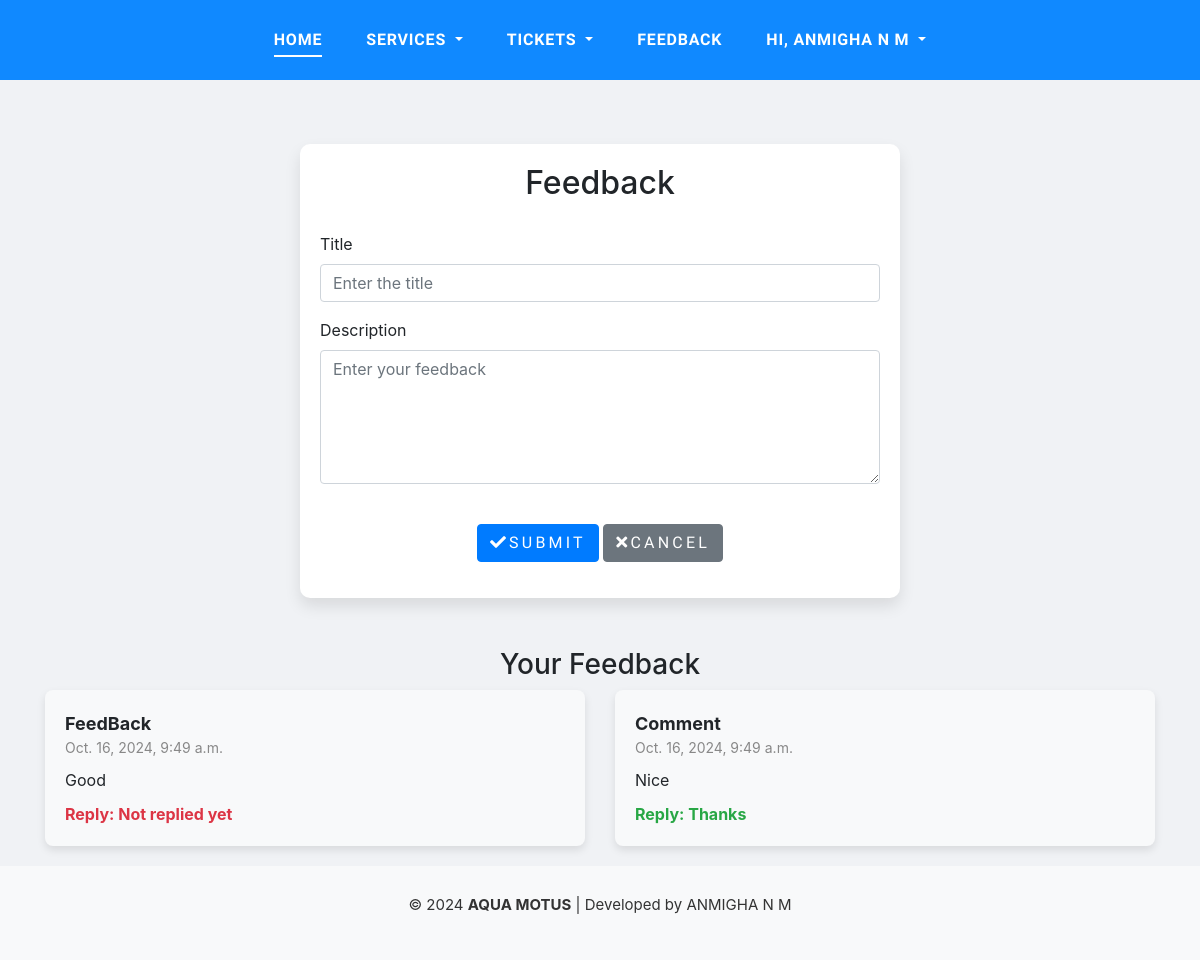
Page /User/feedback/ (signed in) on the earlier database version.
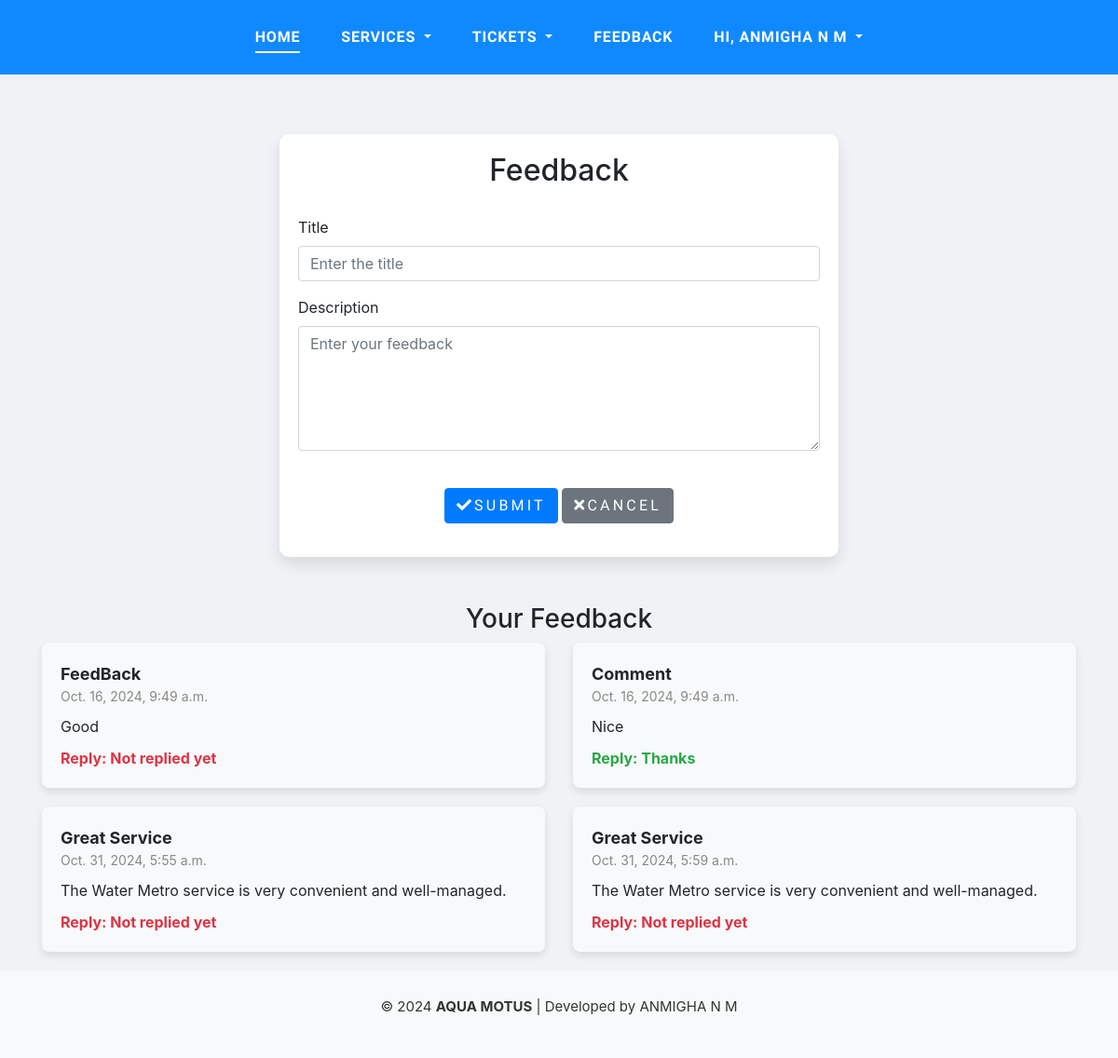
Same page on the later database version.
### Guest/models.py (models this page shows, shortened)
class CustomDetails(AbstractUser):
    ROLE_CHOICES = [
        ('admin', 'Admin'),
        ('stationmaster', 'Station Master'),
        ('user', 'User'),
    ]
    role = models.CharField(max_length=20, choices=ROLE_CHOICES, default='user')

### User/models.py (models this page shows, shortened)
class Feedback(models.Model):
    user = models.ForeignKey(settings.AUTH_USER_MODEL, on_delete=models.CASCADE)
    title = models.CharField(max_length=200)
    description = models.TextField()
    date = models.DateTimeField(auto_now_add=True)
    reply = models.TextField(blank=True, null=True)
    status=models.IntegerField(default=0)
    sentiment_score = models.FloatField(default=0)  # Field for sentiment score

### User/views.py (the view, shortened to what this page needs)
# urls.py: path('feedback/', views.feedback_view, name='feedback'),
@never_cache
@login_required
def feedback_view(request):
    feedback_list = Feedback.objects.filter(user=request.user)
    return render(request, 'User/feedback.html', {'feedback_list': feedback_list})

### User/Templates/User/feedback.html (shortened to what this page needs)
{% extends 'User/HomePage.html' %}
{% load static %}
{% block content %}
<!DOCTYPE html>
<html lang="en">
<head>
    <link href="https://maxcdn.bootstrapcdn.com/bootstrap/4.1.1/css/bootstrap.min.css" rel="stylesheet">
    <link rel="stylesheet" href="https://cdnjs.cloudflare.com/ajax/libs/font-awesome/5.15.4/css/all.min.css">
</head>
<body><br><br><br><br><br><br>
    <div class="container feedback-container">
        <h2 class="text-center feedback-header">Feedback</h2>
        <form action="" method="post">
            <div class="form-group">
                <label for="txt_title">Title</label>
                <input type="text" name="txt_title" id="txt_title" class="form-control" placeholder="Enter the title" required>
            </div>
            <div class="form-group">
                <label for="txt_description">Description</label>
                <textarea name="txt_description" id="txt_description" class="form-control" rows="5" placeholder="Enter your feedback" required></textarea>
            </div><br>
            <div class="text-center">
                <button type="submit" class="btn btn-primary btn-custom"><i class="fas fa-check"></i>Submit</button>
                <button type="reset" class="btn btn-secondary btn-custom"><i class="fas fa-times"></i>Cancel</button>
            </div>
        </form>
    </div>
    <div class="container feedback-list">
        <h3 class="text-center">Your Feedback</h3>
        <div class="row">
            {% for feedback in feedback_list %}
            <div class="col-md-6">
                <div class="feedback-item">
                    <div class="feedback-title">{{ feedback.title }}</div>
                    <div class="feedback-date">{{ feedback.date }}</div>
                    <div class="feedback-description">{{ feedback.description }}</div>
                    {% if feedback.reply %}
                    <div class="feedback-reply">Reply: {{ feedback.reply }}</div>
                    {% else %}
                    <div class="feedback-no-reply">Reply: Not replied yet</div>
                    {% endif %}
                </div>
            </div>
            {% endfor %}
        </div>
    </div>
</body>
</html>
{% endblock content %}

### User/Templates/User/HomePage.html (shortened to what this page needs)
{% load static %}
<html lang="en">
<head>
    <link rel="stylesheet" href="{% static 'User/fonts/icomoon/style.css' %}" />
    <link rel="stylesheet" href="{% static 'User/css/bootstrap.min.css' %}" />
    <link rel="stylesheet" href="{% static 'User/css/jquery-ui.css' %}" />
    <link rel="stylesheet" href="{% static 'User/css/owl.carousel.min.css' %}" />
    <link rel="stylesheet" href="{% static 'User/css/owl.theme.default.min.css' %}" />
    <link rel="stylesheet" href="{% static 'User/css/jquery.fancybox.min.css' %}" />
    <link rel="stylesheet" href="{% static 'User/css/bootstrap-datepicker.css' %}" />
    <link rel="stylesheet" href="{% static 'User/fonts/flaticon/font/flaticon.css' %}" />
    <link rel="stylesheet" href="{% static 'User/css/aos.css' %}" />
    <link href="{% static 'User/css/jquery.mb.YTPlayer.min.css' %}" media="all" rel="stylesheet" type="text/css" />
    <link rel="stylesheet" href="{% static 'User/css/style.css' %}" />
</head>
<body data-spy="scroll" data-target=".site-navbar-target" data-offset="100">
    <div class="site-wrap">
        <div class="header-top bg-light">
            <div class="site-navbar py-2 js-sticky-header site-navbar-target d-none pl-0 d-lg-block" role="banner">
                <div class="container">
                    <div class="d-flex align-items-center">
                        <div class="mx-auto">
                            <nav class="site-navigation position-relative text-right" role="navigation">
                                <ul class="site-menu main-menu js-clone-nav mr-auto d-none pl-0 d-lg-block">
                                    <li class="active"><a href="{% url 'WebUser:HomePage' %}" class="nav-link text-left">Home</a></li>
                                    <li>
                                        <ul class="site-menu main-menu js-clone-nav mr-auto d-none pl-0 d-lg-block">
                                            <li class="dropdown">
                                                <a href="#" class="nav-link text-left dropdown-toggle" id="userDropdown" role="button" data-toggle="dropdown" aria-haspopup="true" aria-expanded="false">
                                                    Services
                                                </a>
                                            </li>
                                        </ul>
                                    </li>
                                    <li>
                                        <ul class="site-menu main-menu js-clone-nav mr-auto d-none pl-0 d-lg-block">
                                            <li class="dropdown">
                                                <a href="#" class="nav-link text-left dropdown-toggle" id="userDropdown" role="button" data-toggle="dropdown" aria-haspopup="true" aria-expanded="false">
                                                    Tickets
                                                </a>
                                            </li>
                                        </ul>
                                    </li>
                                    <li><a href="{% url 'WebUser:feedback' %}" class="nav-link text-left">FeedBack</a></li>
                                    <li>
                                        <ul class="site-menu main-menu js-clone-nav mr-auto d-none pl-0 d-lg-block">
                                            <li class="dropdown">
                                                <a href="#" class="nav-link text-left dropdown-toggle" id="userDropdown" role="button" data-toggle="dropdown" aria-haspopup="true" aria-expanded="false">
                                                    Hi, {{ user.first_name }} {{ user.last_name }}
                                                </a>
                                            </li>
                                        </ul>
                                    </li>
                                </ul>
                            </nav>
                        </div>
                    </div>
                </div>
            </div>
        </div>
        {% block content %}{% endblock content %}
        <footer class="footer">
            <p class="text-sm font-medium text-center text-blue p-2">
                © 2024 <b>AQUA MOTUS</b> | Developed by ANMIGHA N M
            </p>
        </footer>
    </div>
</body>
</html>

### Guest/static/User/css/style.css (style rules this page uses)
html { overflow-x: hidden; }
body { line-height: 1.7; color: gray; font-weight: 300; font-size: 1.1rem; }
a { -webkit-transition: .3s all ease; -o-transition: .3s all ease; transition: .3s all ease; }
h1, h2, h3, h4, h5, .h1, .h2, .h3, .h4, .h5 { font-family: "Oswald", sans-serif; }
.site-wrap:before { display: none; -webkit-transition: .3s all ease-in-out; -o-transition: .3s all ease-in-out; transition: .3s all ease-in-out; background: rgba(0, 0, 0, 0.6); content: ""; position: absolute; z-index: 2000; top: 0; left: 0; right: 0; bottom: 0; opacity: 0; visibility: hidden; }
.site-navbar { font-family: "Oswald", sans-serif; margin-bottom: 0px; z-index: 1999; width: 100%; }
.site-navbar .site-navigation .site-menu { margin-bottom: 0; }
.site-navbar .site-navigation .site-menu .active > a { color: #fff; display: inline-block; padding: 5px 0px; margin-left: 20px; margin-right: 20px; position: relative; }
.site-navbar .site-navigation .site-menu .active > a:before { width: 100%; content: ""; height: 2px; left: 0; bottom: 0; background-color: #fff; }
.site-navbar .site-navigation .site-menu a { text-decoration: none !important; display: inline-block; }
.site-navbar .site-navigation .site-menu > li { display: inline-block; }
.site-navbar .site-navigation .site-menu > li > a { text-transform: uppercase; font-size: 16px; letter-spacing: .05rem; font-weight: 900; padding: 20px 20px; color: #fff; display: inline-block; text-decoration: none !important; }
.sticky-wrapper .site-navbar { -webkit-transition: .3s all ease; -o-transition: .3s all ease; transition: .3s all ease; background: #1089ff; }
.sticky-wrapper .site-navbar .site-menu > li { display: inline-block; }
.sticky-wrapper .site-navbar .site-menu > li.active > a { color: #fff; position: relative; }
.sticky-wrapper .site-navbar .site-menu > li.active > a:before { content: ""; position: absolute; bottom: 0; height: 2px; background: #fff; }
.footer { padding: 4rem 0; background: #000; font-size: 15px; color: #888; }
.btn { text-transform: uppercase; font-size: 14px; letter-spacing: .2rem; font-family: "Oswald", sans-serif; }

### User/Templates/User/HomePage.html (style rules this page uses)
html, body { height: 100%; margin: 0; }
.site-wrap { min-height: 100vh; display: flex; flex-direction: column; }
.footer { margin-top: auto; padding: 20px 0; background: #f8f9fa; text-align: center; color: #333; width: 100%; bottom: 0; }

### User/Templates/User/feedback.html (style rules this page uses)
body { background: #f0f2f5; }
.feedback-container { margin-top: 50px; background: #fff; border-radius: 10px; box-shadow: 0 8px 16px rgba(0,0,0,0.1); padding: 20px; max-width: 600px; margin: auto; }
.feedback-header { text-align: center; margin-bottom: 30px; }
.feedback-list { margin-top: 50px; }
.feedback-item { padding: 20px; background: #f8f9fa; border-radius: 8px; margin-bottom: 20px; box-shadow: 0 4px 8px rgba(0,0,0,0.1); }
.feedback-title { font-weight: bold; font-size: 18px; }
.feedback-date { font-size: 14px; color: #888; }
.feedback-description { margin-top: 10px; }
.feedback-reply { margin-top: 10px; font-weight: bold; color: #28a745; }
.feedback-no-reply { margin-top: 10px; font-weight: bold; color: #dc3545; }

Differences in the rows shown:
added Feedback: title "Great Service", date "Oct. 31, 2024, 5:55 a.m.", description "The Water Metro service is very convenient and well-managed.", shows "Reply: Not replied yet"
added Feedback: title "Great Service", date "Oct. 31, 2024, 5:59 a.m.", description "The Water Metro service is very convenient and well-managed.", shows "Reply: Not replied yet"
